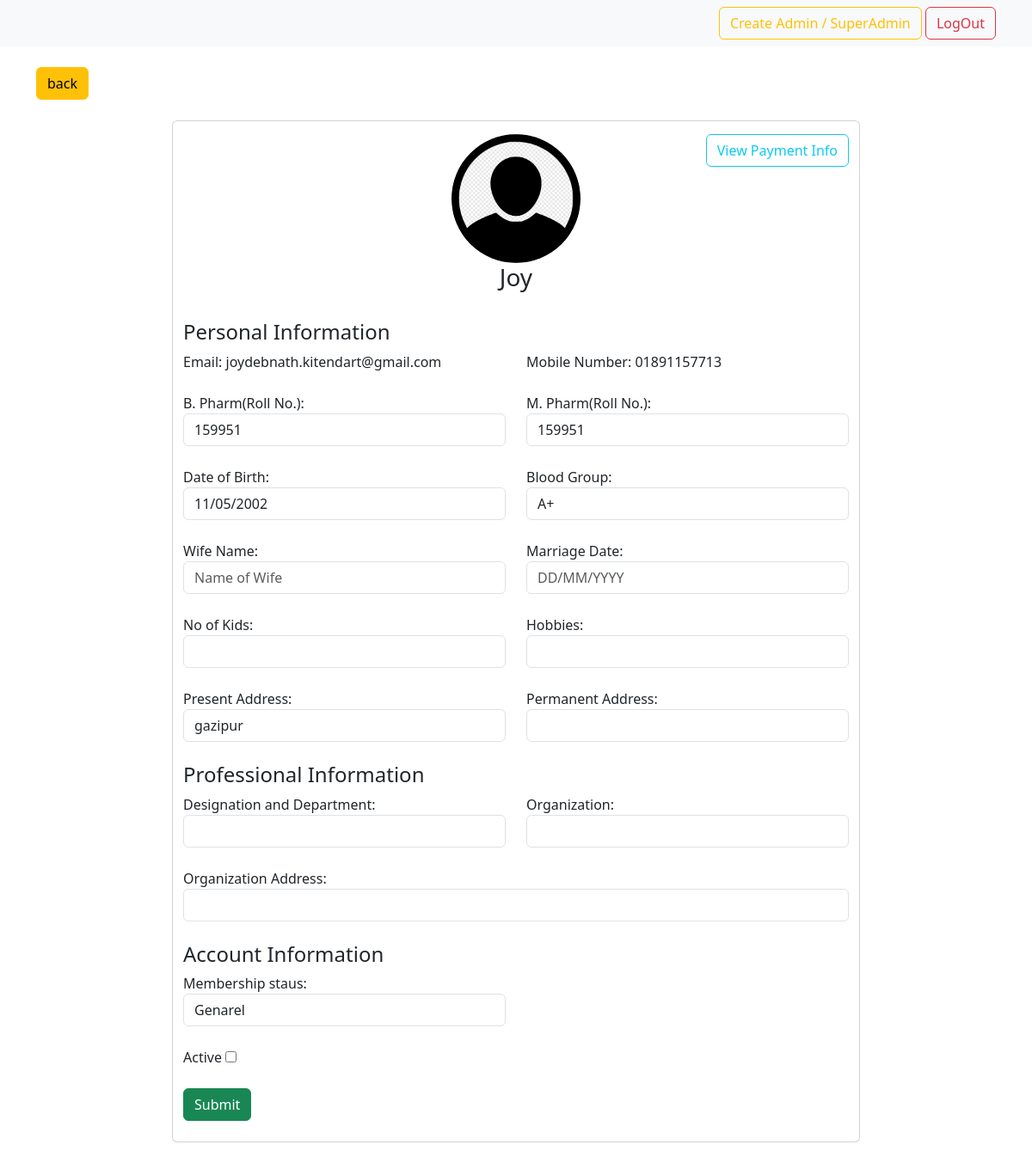
/dashboard/admin-user-info/2/ (signed in), run on an earlier commit of the app's database.
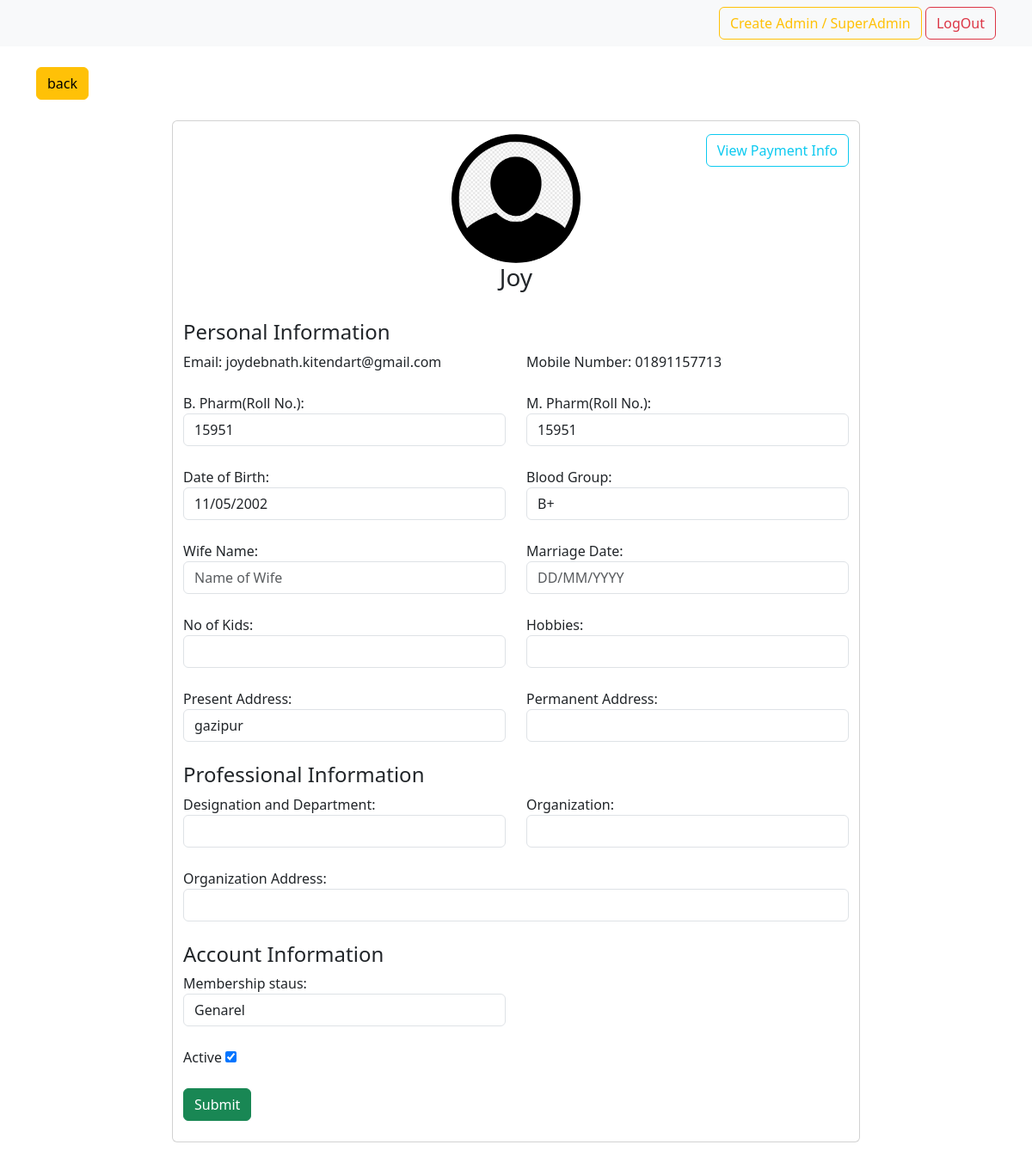
And on a later commit of the database.
### accounts/models.py (models this page shows, shortened)
class UserRegistrationForm(models.Model):
    user = models.OneToOneField(User, null=True, blank=True, on_delete= models.CASCADE)
    b_pharm_roll_no = models.CharField(max_length=100, null=True, blank=True)
    m_pharm_roll_no = models.CharField(max_length=100, null=True, blank=True)
    date_of_birth = models.CharField(max_length=10, null=True, blank=True)
    blood_group = models.CharField(max_length=3, null=True, blank=True)
    name_of_spouse = models.CharField(max_length=150, null=True, blank=True)
    marriage_date = models.CharField(max_length=10, null=True, blank=True)
    no_of_kids = models.IntegerField(null=True, blank=True)
    hobbies = models.CharField(max_length=150, null=True, blank=True)
    present_address = models.CharField(max_length=250, null=True)
    permanent_address = models.CharField(max_length=250, null=True, blank=True)
    designation_and_department = models.CharField(max_length=100, null=True, blank=True)
    organization = models.CharField(max_length=150, null=True, blank=True)
    organization_address = models.CharField(max_length=250, null=True, blank=True)
    MEMBERSHIP_STATUS = (
        ('Genarel', 'Genarel'),
        ('Associate', 'Assicuate')
    )
    membership_status = models.CharField(max_length=200, null=True, blank=True, choices=MEMBERSHIP_STATUS)
    is_publish = models.BooleanField(('publish'), default=False, help_text=(
        'Designates whether this user should be treated as active. '
            'Unselect this instead of deleting accounts.'))

### dashboard/views.py (the view)
# urls.py: path('admin-user-info/<str:pk>/', views.adminUserInfo, name="admin-user-info"),
def adminUserInfo(request, pk):
    user = request.user
    userinfo = User.objects.get(id=pk)
    if user.is_staff or user.is_superuser:
        users = User.objects.get(id=pk)
        useradd = users.userregistrationform
        if request.method == 'POST':
            useradd_data = UserMemberShipForm(request.POST, instance=useradd)
            if useradd_data.is_valid():
                useradd_data.save()
                return redirect('dashboard')
        else:
            useradd_data = UserMemberShipForm(instance=useradd)
        context = {'useradd_data': useradd_data, 'userinfo': userinfo}
        return render(request, 'dashboard/user_info.html', context)
    else:
        return render(request, 'dashboard/not_authrized.html')

### dashboard/templates/dashboard/user_info.html (shortened to what the changed rows need)
{% extends 'dashboard/base.html' %}
{% block content %}
<div class="container">
  <br>
  <br>
  <div class="row">
      <div class="col">
          <div class="card" style="width: 50rem;">
              <div class="container" style="margin: 15px 0 0 0;">
                  <br>
                  <form method="POST" action="">
                    <br>
                        <div class="row">
                          <div class="col">
                            <label>B. Pharm(Roll No.): </label>
                            {{ useradd_data.b_pharm_roll_no }}
                          </div>
                          <div class="col">
                            <label>M. Pharm(Roll No.): </label>
                            {{ useradd_data.m_pharm_roll_no }}
                            </div>
                        </div>
                        <br>
                        <div class="row">
                          <div class="col">
                            <label>Date of Birth: </label>
                            {{ useradd_data.date_of_birth }}
                          </div>
                          <div class="col">
                            <label>Blood Group: </label>
                            {{ useradd_data.blood_group }}
                            </div>
                        </div>
                        <br>
                      <div class="row">
                          <div class="col">
                            <label>Wife Name: </label>
                            {{ useradd_data.name_of_spouse }}
                          </div>
                          <div class="col">
                            <label>Marriage Date: </label>
                            {{ useradd_data.marriage_date }}
                            </div>
                        </div>
                        <br>
                        <div class="row">
                          <div class="col">
                            <label>No of Kids: </label>
                            {{ useradd_data.no_of_kids }}
                          </div>
                          <div class="col">
                            <label>Hobbies: </label>
                            {{ useradd_data.hobbies }}
                            </div>
                        </div>
                        <br>
                        <div class="row">
                          <div class="col">
                            <label>Present Address: </label>
                            {{ useradd_data.present_address }}
                          </div>
                          <div class="col">
                            <label>Permanent Address: </label>
                            {{ useradd_data.permanent_address }}
                          </div>
                        </div>
                        <br>
                        <div class="row">
                          <div class="col">
                            <label>Designation and Department: </label>
                            {{ useradd_data.designation_and_department }}
                          </div>
                          <div class="col">
                            <label>Organization: </label>
                            {{ useradd_data.organization }}
                            </div>
                        </div>
                        <br>
                        <div class="row">
                          <div class="col">
                            <label>Organization Address: </label>
                            {{ useradd_data.organization_address }}
                          </div>
                        </div>
                        <br>
                        <div class="row">
                          <div class="col">
                            <label>Membership staus: </label>
                            {{ useradd_data.membership_status }}
                          </div>
                        </div>
                        <br>
                        <div class="row">
                          <div class="col">
                            {{ useradd_data.is_publish.label }}
                            {{ useradd_data.is_publish }}
                          </div>
                        </div>
                        <br>
                        <br>
                  </form>
              </div>
          </div>
          <br>
      </div>
  </div>
</div>
{% endblock %}

What changed in the data, as far as the page shows it:
changed UserRegistrationForm "gazipur": b_pharm_roll_no "159951" → "15951"; m_pharm_roll_no "159951" → "15951"; blood_group "A+" → "B+"; is_publish "☐" → "☑"
